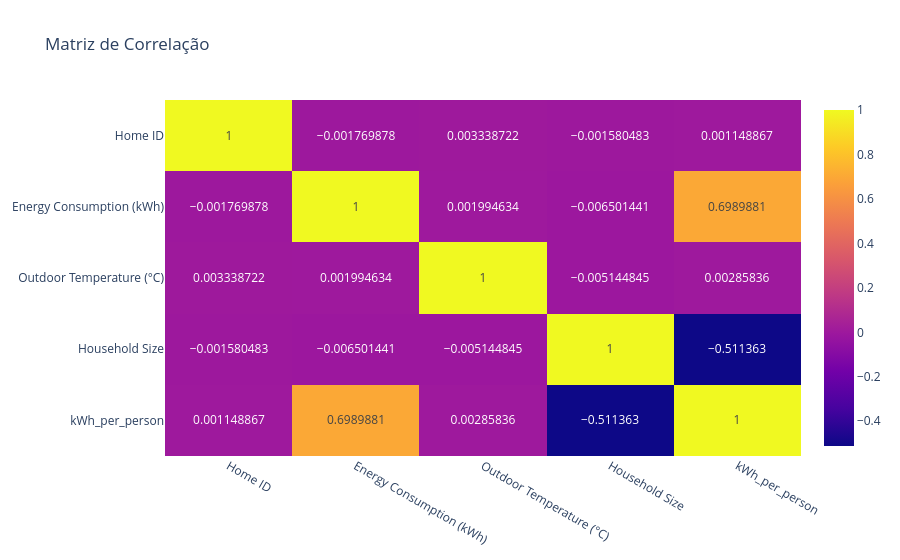

Notebook cell for this chart:
### Code cell
df_corr = df.select_dtypes(include="number")

corr = df_corr.corr()

px.imshow(
    corr,
    text_auto=True,
    aspect="auto",
    title="Matriz de Correlação"
)

### Figure 1 — Plotly figure (JSON) as saved in the notebook; plotly's stock layout.template omitted (floating-point values rounded to 4 significant figures)
{"data": [{"coloraxis": "coloraxis", "hovertemplate": "x: %{x}<br>y: %{y}<br>color: %{z}<extra></extra>", "name": "0", "texttemplate": "%{z}", "type": "heatmap", "x": ["Home ID", "Energy Consumption (kWh)", "Outdoor Temperature (°C)", "Household Size", "kWh_per_person"], "xaxis": "x", "y": ["Home ID", "Energy Consumption (kWh)", "Outdoor Temperature (°C)", "Household Size", "kWh_per_person"], "yaxis": "y", "z": [[1.0, -0.00177, 0.003339, -0.00158, 0.001149], [-0.00177, 1.0, 0.001995, -0.006501, 0.699], [0.003339, 0.001995, 1.0, -0.005145, 0.002858], [-0.00158, -0.006501, -0.005145, 1.0, -0.5114], [0.001149, 0.699, 0.002858, -0.5114, 1.0]]}], "layout": {"coloraxis": {"colorscale": [[0, "#0d0887"], [0.1111, "#46039f"], [0.2222, "#7201a8"], [0.3333, "#9c179e"], [0.4444, "#bd3786"], [0.5556, "#d8576b"], [0.6667, "#ed7953"], [0.7778, "#fb9f3a"], [0.8889, "#fdca26"], [1, "#f0f921"]]}, "title": {"text": "Matriz de Correlação"}, "xaxis": {"anchor": "y", "domain": [0, 1]}, "yaxis": {"anchor": "x", "autorange": "reversed", "domain": [0, 1]}}}
